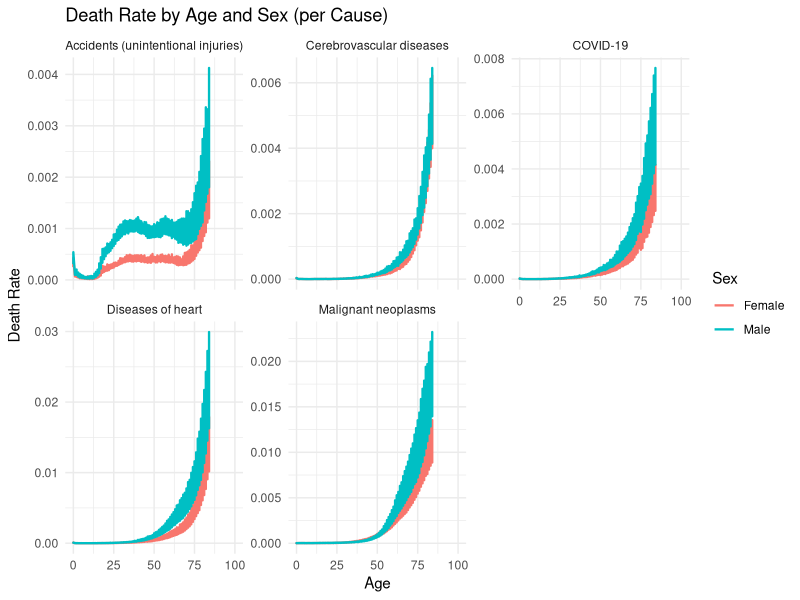
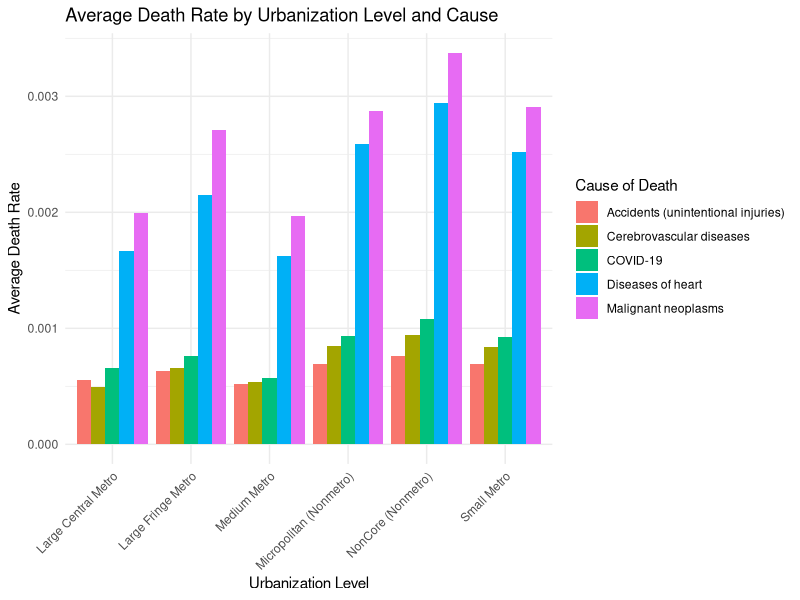

These charts were generated, in order, by the following R code: (Note: this script raises an error after producing the figures.)
## ---- chunk 1
knitr::opts_chunk$set(echo = TRUE)
## ---- chunk 2
summary(cars)
## ---- chunk 3
library(readxl)
library(dplyr)
library(readr)
library(cmprsk)
library(tidyr)
library(readr)
library(stringr)
## ---- chunk 4
Death_Data_ICD_Age_Sex_Urban_ <- read_excel("Death Data(ICD_Age_Sex_Urban).xlsx",na = c("NS", "Not Applicable"))

df <- Death_Data_ICD_Age_Sex_Urban_

df_Diseases_of_heart <- df %>%
  filter(`ICD Sub-Chapter Code` %in% c("I05-I09", "I11", "I13", "I20-I25", "I26-I28", "I30-I51")) %>%
  group_by(`Single-Year Ages Code`, `Sex`, `Sex Code`,`Urbanization` ,`Urbanization Code`) %>%
  summarise(Deaths = sum(Deaths), .groups = "drop") %>%
  mutate(`Cause of Death` = "Diseases of heart")%>%
  relocate(`Cause of Death`, .before = 1) 

df_Malignant_neoplasms <- df %>%
  filter(`ICD Sub-Chapter Code` %in% c("C00-C97")) %>%
  group_by(`Single-Year Ages Code`, `Sex`, `Sex Code`,`Urbanization` ,`Urbanization Code`) %>%
  summarise(Deaths = sum(Deaths), .groups = "drop") %>%
  mutate(`Cause of Death` = "Malignant neoplasms")%>%
  relocate(`Cause of Death`, .before = 1) 

df_Accidents <- df %>%
  filter(`ICD Sub-Chapter Code` %in% c("V01-V99", "W00-X59")) %>%
  group_by(`Single-Year Ages Code`, `Sex`, `Sex Code`,`Urbanization` ,`Urbanization Code`) %>%
  summarise(Deaths = sum(Deaths), .groups = "drop") %>%
  mutate(`Cause of Death` = "Accidents (unintentional injuries)")%>%
  relocate(`Cause of Death`, .before = 1) 

df_COVID <- df %>%
  filter(`ICD Sub-Chapter Code` %in% c("U00-U49")) %>%
  group_by(`Single-Year Ages Code`, `Sex`, `Sex Code`,`Urbanization` ,`Urbanization Code`) %>%
  summarise(Deaths = sum(Deaths), .groups = "drop") %>%
  mutate(`Cause of Death` = "COVID-19")%>%
  relocate(`Cause of Death`, .before = 1) 

df_Cerebrovascular <- df %>%
  filter(`ICD Sub-Chapter Code` %in% c("I60-I69")) %>%
  group_by(`Single-Year Ages Code`, `Sex`, `Sex Code`,`Urbanization` ,`Urbanization Code`) %>%
  summarise(Deaths = sum(Deaths), .groups = "drop") %>%
  mutate(`Cause of Death` = "Cerebrovascular diseases")%>%
  relocate(`Cause of Death`, .before = 1) 

Top_5_Death <- rbind(df_Diseases_of_heart, df_Malignant_neoplasms, df_Accidents, df_COVID, df_Cerebrovascular)

# 删除 Age Code 或 Sex 中为 "NS" 或缺失的行
# Entferne Zeilen mit "NS" oder fehlenden Werten in Alters- oder Geschlechtsfeldern

Top_5_Death <- Top_5_Death %>%
  filter(!(`Single-Year Ages Code` %in% c("NS") | is.na(`Single-Year Ages Code`))) %>%
  filter(!(`Sex` %in% c("Not Stated") | is.na(Sex)))

# 可选：将年龄字段转换为数字（如未转换）
# Optional: Alter als numerischen Wert behandeln (falls nötig)
Top_5_Death <- Top_5_Death %>%
  mutate(`Single-Year Ages Code` = as.numeric(`Single-Year Ages Code`))

head(Top_5_Death)

## ---- chunk 5
library(dplyr)
library(readr)

# 读入死亡数据文件（CSV 格式）
# CSV-Datei mit Sterbedaten einlesen
df <- read_csv("Underlying Cause of Death, 2018-2023, Single Race-9.csv")

# 提取第一个死因（ICD Chapter）对应的数据
# Daten für die erste Todesursache (ICD-Kapitel) herausfiltern
first_cause <- df$`ICD Chapter`[1]
df_filtered <- df %>%
  filter(`ICD Chapter` == first_cause)

# 清理人口列，保留可转为数字的项
# Populationsspalte bereinigen, nur numerische Einträge behalten
df_filtered <- df_filtered %>%
  filter(!is.na(Population), grepl("^[0-9]+$", Population)) %>%
  mutate(Population = as.numeric(Population))

# 建立年龄数字变量："<1 year" → 0，"100 years and over" → 100，其他提取数字
# Neue numerische Altersvariable erstellen: "<1 Jahr" → 0, "100 Jahre und älter" → 100, sonst Zahlen extrahieren
df_filtered <- df_filtered %>%
  mutate(
    age_numeric = case_when(
      `Single-Year Ages` == "< 1 year" ~ 0,
      `Single-Year Ages` == "100 years and over" ~ 100,
      TRUE ~ as.numeric(gsub("[^0-9]", "", `Single-Year Ages`))
    )
  )

# 选择并按年龄和性别排序，准备输出
# Alter und Geschlecht auswählen und sortieren, zur Anzeige vorbereiten
population_data <- df_filtered %>%
  select(age_numeric, `Single-Year Ages`, Sex, Population) %>%
  arrange(age_numeric, Sex)

# 显示前几行结果
# Zeige die ersten Zeilen des Ergebnisses
head(population_data)

## ---- chunk 6
# 城市化等级与人口百分比数据框
# Datensatz mit Urbanisierungsstufen und Bevölkerungsanteilen
urbanization_pct <- data.frame(
  Urbanization_Level = c(
    "Large Central Metro",  # 大型中心城市 / Große zentrale Metropolregion
    "Large Fringe Metro",   # 大型边缘城市 / Große Randmetropolregion
    "Medium Metro",         # 中型城市 / Mittelgroße Metropolregion
    "Small Metro",          # 小型城市 / Kleine Metropolregion
    "Micropolitan (Nonmetro)",         # 微城市区 / Mikropolitane Region
    "NonCore (Nonmetro)"               # 非核心地区 / Nichtkern-Region
  ),
  Percent = c(
    29.6,  # 百分比 / Prozent
    20.9,
    26.2,
    8.5,
    8.7,
    6.1
  )
)

# 将百分比转换为小数形式（0-1），便于后续人口分配计算
# Prozentwerte in Anteile (0-1) umwandeln, um Bevölkerung zu berechnen
library(dplyr)
urbanization_pct <- urbanization_pct %>%
  mutate(Proportion = Percent / 100)

# 打印查看结果
# Ergebnis anzeigen
print(urbanization_pct)
## ---- chunk 7
# 创建城市化等级与原始人口的组合
# Kombiniere Urbanisierungsstufen mit Alters-Geschlecht-Population
full_population <- population_data %>%
  # 为每一行添加所有城市化等级（笛卡尔积）
  # Für jede Zeile alle Urbanisierungsstufen anhängen (kartesisches Produkt)
  tidyr::crossing(urbanization_pct) %>%
  
  # 计算每个年龄 × 性别 × 城市化等级的人口估计值
  # Bevölkerung für jede Kombination berechnen
  mutate(
    Est_Population = Population * Proportion  # 估算人口 / Geschätzte Bevölkerung
  ) %>%
  
  # 排列顺序，便于查看
  # Nach Alter, Geschlecht und Urbanisierung sortieren
  arrange(age_numeric, Sex, Urbanization_Level)

# 查看前几行
# Zeige die ersten Zeilen
head(full_population)

## ---- chunk 8


Top_5_Death <- Top_5_Death %>%
  mutate(`Single-Year Ages Code` = as.numeric(`Single-Year Ages Code`))

full_population <- full_population %>%
  mutate(age_numeric = as.numeric(age_numeric))


# 合并 Top_5_Death 和 full_population 数据  
# Führe die Datensätze Top_5_Death und full_population zusammen  
merged_data <- Top_5_Death %>%
  left_join(full_population, by = c("Single-Year Ages Code" = "age_numeric", 
                                    "Sex" = "Sex", 
                                    "Urbanization" = "Urbanization_Level"))

# 检查合并后的数据结构  
# Überprüfe die Struktur der zusammengeführten Daten  
head(merged_data)

# 计算死亡率 (死亡人数 / 总体人口)  
# Berechne die Sterberate (Anzahl der Todesfälle / Gesamtbevölkerung)  
merged_data <- merged_data %>%
  mutate(death_rate = Deaths / Est_Population)

# 查看死亡率的计算是否正确  
# Überprüfe, ob die Berechnung der Sterberate korrekt ist  
head(merged_data)

## ---- chunk 9


# 执行泊松回归  
# Führe eine Poisson-Regression durch  
# 使用城市化水平、性别和年龄作为解释变量  
# Verwende Urbanisierungsgrad, Geschlecht und Alter als Prädiktoren  
poisson_model <- glm(Deaths ~ Urbanization + Sex + `Single-Year Ages Code`, 
                     family = poisson(), data = merged_data)

# 查看模型摘要  
# Zeige die Zusammenfassung des Modells an  
summary(poisson_model)
## ---- chunk 10
library(ggplot2)

ggplot(merged_data, aes(x = `Single-Year Ages Code`, y = death_rate, color = Sex)) +
  geom_line(size = 0.8) +
  facet_wrap(~ `Cause of Death`, scales = "free_y") +
  labs(
    title = "Death Rate by Age and Sex (per Cause)",
    x = "Age",
    y = "Death Rate",
    color = "Sex"
  ) +
  theme_minimal()
## ---- chunk 11
avg_death_by_urban <- merged_data %>%
  group_by(Urbanization, `Cause of Death`) %>%
  summarise(mean_death_rate = mean(death_rate, na.rm = TRUE), .groups = "drop")

ggplot(avg_death_by_urban, aes(x = Urbanization, y = mean_death_rate, fill = `Cause of Death`)) +
  geom_col(position = "dodge") +
  labs(
    title = "Average Death Rate by Urbanization Level and Cause",
    x = "Urbanization Level",
    y = "Average Death Rate",
    fill = "Cause of Death"
  ) +
  theme_minimal() +
  theme(axis.text.x = element_text(angle = 45, hjust = 1))
## ---- chunk 12
# 加入估算人口（用于标准化）
predict_grid <- predict_grid %>%
  left_join(full_population, 
            by = c("Single-Year Ages Code" = "age_numeric", 
                   "Sex" = "Sex", 
                   "Urbanization" = "Urbanization_Level")) %>%
  mutate(predicted_rate = predicted_deaths / Est_Population)

# 画死亡率热力图
ggplot(predict_grid, aes(x = `Single-Year Ages Code`, y = Urbanization, fill = predicted_rate)) +
  geom_tile() +
  scale_fill_viridis_c() +
  labs(
    title = "Predicted Death Rate Heatmap (Age 60–80, Female)",
    x = "Age", y = "Urbanization Level",
    fill = "Death Rate"
  ) +
  theme_minimal()
## ---- chunk 13
# 加载所需的库
# Lade die notwendigen Bibliotheken
library(cmprsk)     # 用于竞争风险模型 / Für konkurrierende Risiko Modelle
library(ggplot2)    # 用于绘图 / Für die Visualisierung
library(dplyr)      # 用于数据处理 / Zur Datenverarbeitung

# 假设 merged_data 是已经合并并处理过的数据集
# Angenommen, merged_data ist der bereits zusammengeführte und bearbeitete Datensatz

# Step 1: 创建 Time 和 EventStatus 列
# Schritt 1: Erstelle die Spalten Time und EventStatus
merged_data <- merged_data %>%
  mutate(
    Time = `Single-Year Ages Code`,  # 设置时间为年龄（Single-Year Ages Code） / Setze das Alter als Zeit (Single-Year Ages Code)
    EventStatus = case_when(
      `Cause of Death` == "Diseases of heart" ~ 1,  # 心脏病 / Herzkrankheiten
      `Cause of Death` == "Malignant neoplasms" ~ 2,  # 恶性肿瘤 / Bösartige Neubildungen
      `Cause of Death` == "Accidents (unintentional injuries)" ~ 3,  # 意外事故 / Unfälle (unbeabsichtigte Verletzungen)
      `Cause of Death` == "COVID-19" ~ 4,  # 新冠 / COVID-19
      `Cause of Death` == "Cerebrovascular diseases" ~ 5,  # 脑血管疾病 / Zerebrovaskuläre Erkrankungen
      TRUE ~ 0  # 其他情况，未发生事件 / Andere Fälle, kein Ereignis
    )
  )

# 检查合并后的数据，确保 Time 和 EventStatus 列已经正确创建
# Überprüfe die zusammengeführten Daten, um sicherzustellen, dass Time und EventStatus korrekt erstellt wurden
head(merged_data)

# Step 2: 计算竞争风险模型的CIF（累积发生率函数）
# Schritt 2: Berechne die konkurrierende Risiko Funktion (CIF)
cr_fit <- cuminc(ftime = merged_data$Time, fstatus = merged_data$EventStatus)

# Step 3: 绘制CIF曲线
# Schritt 3: Zeichne die CIF-Kurve
plot(cr_fit, 
     main = "Cumulative Incidence Function (CIF) for Different Causes of Death", 
     # 标题 / Titel
     xlab = "Age (Single-Year Ages Code)", 
     # x轴标签 / x-Achsen Beschriftung
     ylab = "Cumulative Incidence Function (CIF)", 
     # y轴标签 / y-Achsen Beschriftung
     col = 1:5,  # 每个死亡原因使用不同的颜色 / Jede Todesursache hat eine andere Farbe
     lty = 1:5,  # 每个死亡原因使用不同的线型 / Jede Todesursache hat einen anderen Linientyp
     lwd = 2)  # 线条宽度 / Linienbreite

# 添加图例
# Füge eine Legende hinzu
legend("topright", 
       legend = c("Diseases of heart", "Malignant neoplasms", "Accidents", "COVID-19", "Cerebrovascular diseases"),
       col = 1:5, 
       lty = 1:5, 
       lwd = 2, 
       title = "Cause of Death") 
# 死因图例标题 / Legende mit Todesursachen
## ---- chunk 14
library(cmprsk)  # 加载竞争风险分析库
library(ggplot2) # 加载绘图库

# 根据性别进行分组，计算CIF
# Gruppiere nach Geschlecht und berechne die CIF

cr_fit_male <- cuminc(ftime = merged_data$Time[merged_data$Sex == "Male"], 
                      fstatus = merged_data$EventStatus[merged_data$Sex == "Male"])

cr_fit_female <- cuminc(ftime = merged_data$Time[merged_data$Sex == "Female"], 
                        fstatus = merged_data$EventStatus[merged_data$Sex == "Female"])

# 获取CIF的时间和累积发生率
# Hole die Zeit und die kumulierte Inzidenz aus den CIF-Ergebnissen

time_male <- cr_fit_male[[1]]$time
cif_male <- cr_fit_male[[1]]$est

time_female <- cr_fit_female[[1]]$time
cif_female <- cr_fit_female[[1]]$est

# 绘制按性别分组的CIF曲线
# Zeichne CIF-Kurven für jedes Geschlecht
plot(time_male, cif_male, 
     type = "l", # 使用线条绘制
     main = "Cumulative Incidence Function (CIF) for Males and Females", 
     xlab = "Age (Single-Year Ages Code)", 
     ylab = "Cumulative Incidence Function (CIF)", 
     col = "blue", 
     lty = 1, 
     lwd = 2)

lines(time_female, cif_female, 
      col = "red", 
      lty = 2, 
      lwd = 2)

# 添加图例
# Füge eine Legende hinzu
legend("topright", 
       legend = c("Male", "Female"), 
       col = c("blue", "red"), 
       lty = c(1, 2), 
       lwd = 2, 
       title = "Gender")
## ---- chunk 15
# 计算残差：Pearson残差和Deviance残差  
# Berechne Residuen: Pearson- und Deviance-Residuen
merged_data <- merged_data %>%
  mutate(
    fitted = predict(poisson_model, type = "response"),  # 预测值 / Vorhergesagte Werte
    pearson_resid = residuals(poisson_model, type = "pearson"),  # Pearson 残差
    deviance_resid = residuals(poisson_model, type = "deviance") # Deviance 残差
  )

# 画出 Pearson 残差 vs 拟合值的图  
# Zeichne Pearson-Residuen gegen die vorhergesagten Werte
ggplot(merged_data, aes(x = fitted, y = pearson_resid)) +
  geom_point(alpha = 0.4) +
  geom_hline(yintercept = 0, color = "red", linetype = "dashed") +
  labs(
    title = "Pearson Residuals vs Fitted Values\nPearson残差与拟合值\nPearson-Residuen vs. Vorhergesagte Werte",
    x = "Fitted Values\n拟合值\nVorhergesagte Werte",
    y = "Pearson Residuals\nPearson残差"
  ) +
  theme_minimal()

# 画出 Deviance 残差 vs 拟合值的图  
# Zeichne Deviance-Residuen gegen die vorhergesagten Werte
ggplot(merged_data, aes(x = fitted, y = deviance_resid)) +
  geom_point(alpha = 0.4, color = "steelblue") +
  geom_hline(yintercept = 0, color = "red", linetype = "dashed") +
  labs(
    title = "Deviance Residuals vs Fitted Values\nDeviance残差与拟合值\nDeviance-Residuen vs. Vorhergesagte Werte",
    x = "Fitted Values\n拟合值\nVorhergesagte Werte",
    y = "Deviance Residuals\nDeviance残差"
  ) +
  theme_minimal()
## ---- chunk 16
library(MASS)  # 加载负二项回归所需库 / Für Negative Binomial Regression
# 构建负二项回归模型
# Negative Binomial Regression Modell aufbauen
nb_model <- glm.nb(Deaths ~ Urbanization + Sex + `Single-Year Ages Code`, data = merged_data)

# 查看模型摘要
# Modellzusammenfassung anzeigen
summary(nb_model)

## ---- chunk 17
# 添加拟合值和残差
# Füge Vorhersagen und Residuen hinzu
merged_data <- merged_data %>%
  mutate(
    nb_fitted = predict(nb_model, type = "response"),
    nb_pearson_resid = residuals(nb_model, type = "pearson"),
    nb_deviance_resid = residuals(nb_model, type = "deviance")
  )

# Pearson残差图
ggplot(merged_data, aes(x = nb_fitted, y = nb_pearson_resid)) +
  geom_point(alpha = 0.4) +
  geom_hline(yintercept = 0, color = "red", linetype = "dashed") +
  labs(
    title = "NB Pearson Residuals vs Fitted Values\n负二项Pearson残差 vs 拟合值",
    x = "Fitted Values", y = "Pearson Residuals"
  ) +
  theme_minimal()

# Deviance残差图
ggplot(merged_data, aes(x = nb_fitted, y = nb_deviance_resid)) +
  geom_point(alpha = 0.4, color = "steelblue") +
  geom_hline(yintercept = 0, color = "red", linetype = "dashed") +
  labs(
    title = "NB Deviance Residuals vs Fitted Values",
    x = "Fitted Values", y = "Deviance Residuals"
  ) +
  theme_minimal()
## ---- chunk 18
library(splines)

# 构建非线性年龄的负二项回归模型  
# Negative Binomial Modell mit nichtlinearer Altersfunktion
nb_model_spline <- glm.nb(Deaths ~ Urbanization + Sex + ns(`Single-Year Ages Code`, df = 5), 
                          data = merged_data)

# 查看模型摘要  
# Modellzusammenfassung anzeigen
summary(nb_model_spline)
## ---- chunk 19
# 加入拟合值与残差
merged_data <- merged_data %>%
  mutate(
    nb_spline_fitted = predict(nb_model_spline, type = "response"),
    nb_spline_pearson = residuals(nb_model_spline, type = "pearson"),
    nb_spline_deviance = residuals(nb_model_spline, type = "deviance")
  )

# Deviance 残差图
ggplot(merged_data, aes(x = nb_spline_fitted, y = nb_spline_deviance)) +
  geom_point(alpha = 0.4, color = "mediumorchid") +
  geom_hline(yintercept = 0, linetype = "dashed", color = "red") +
  labs(
    title = "NB Model with Non-linear Age (Natural Splines)",
    x = "Fitted Values",
    y = "Deviance Residuals\nDeviance"
  ) +
  theme_minimal()
## ---- chunk 20
AIC(poisson_model, nb_model, nb_model_spline)
## ---- chunk 21
# 构造新数据框：我们要预测的人群组合  
# Erstelle neuen Datensatz für die Vorhersage

# 构建要预测的新数据（变量名要和模型完全一致，保持空格）
# Erstelle neuen Datensatz für Vorhersage (Spaltennamen müssen mit Modell übereinstimmen)
new_data <- data.frame(
  check.names = FALSE,  # 保留原始列名，防止被自动转换 / Behalte Originalnamen bei
  "Single-Year Ages Code" = c(65, 80),  # 年龄 / Alter
  Sex = c("Female", "Male"),            # 性别 / Geschlecht
  Urbanization = c("Large Central Metro", "NonCore (Nonmetro)")  # 城市化等级
)

# 使用样条模型进行预测（输出期望死亡人数）
# Vorhersage mit dem Spline-Modell (Erwartete Todesfälle)
new_data$predicted_deaths <- predict(nb_model_spline, newdata = new_data, type = "response")

# 打印结果
# Zeige das Ergebnis
print(new_data)
## ---- chunk 22
# 年龄范围
ages <- 60:80

# 城市化等级
urban_levels <- unique(merged_data$Urbanization)

# 性别（我们先选一个，比如 Female）
sex <- "Female"

# 创建预测组合（年龄 × 城市化）
predict_grid <- expand.grid(
  check.names = FALSE,
  "Single-Year Ages Code" = ages,
  Sex = sex,
  Urbanization = urban_levels
)

# 添加预测值
predict_grid$predicted_deaths <- predict(nb_model_spline, newdata = predict_grid, type = "response")
## ---- chunk 23
ggplot(predict_grid, aes(x = `Single-Year Ages Code`, y = Urbanization, fill = predicted_deaths)) +
  geom_tile() +
  scale_fill_viridis_c() +
  labs(
    title = "Predicted Deaths Heatmap (Age 60–80, Female)",
    x = "Age\n年龄",
    y = "Urbanization Level",
    fill = "Predicted Deaths"
  ) +
  theme_minimal()
## ---- chunk 24
library(cmprsk)

# 构建协变量矩阵：年龄非线性 + 性别 + 城市化等级
covariates <- model.matrix(
  ~ Sex + Urbanization + ns(`Single-Year Ages Code`, df = 5),
  data = merged_data
)[, -1]  # 去掉截距列

# 建立 Fine-Gray 模型（以心脏病为目标事件）
fg_model_heart <- crr(
  ftime = merged_data$Time,
  fstatus = merged_data$EventStatus,
  cov1 = covariates,
  failcode = 1,   # 心脏病死亡
  cencode = 0     # 0 表示未发生任何事件
)

# 查看结果
summary(fg_model_heart)
## ---- chunk 25
# 创建协变量矩阵（非线性年龄 + 性别 + 城市化）
covariates <- model.matrix(
  ~ Sex + Urbanization + ns(`Single-Year Ages Code`, df = 5),
  data = merged_data
)[, -1]

# 用 lapply 针对每一个死因建模
causes <- c(
  "Diseases of heart" = 1,
  "Malignant neoplasms" = 2,
  "Accidents (unintentional injuries)" = 3,
  "COVID-19" = 4,
  "Cerebrovascular diseases" = 5
)

# 存储结果
fg_models <- lapply(causes, function(fail_code) {
  crr(
    ftime = merged_data$Time,
    fstatus = merged_data$EventStatus,
    cov1 = covariates,
    failcode = fail_code,
    cencode = 0
  )
})

# 打印每个模型的摘要
names(fg_models) <- names(causes)
lapply(fg_models, summary)
